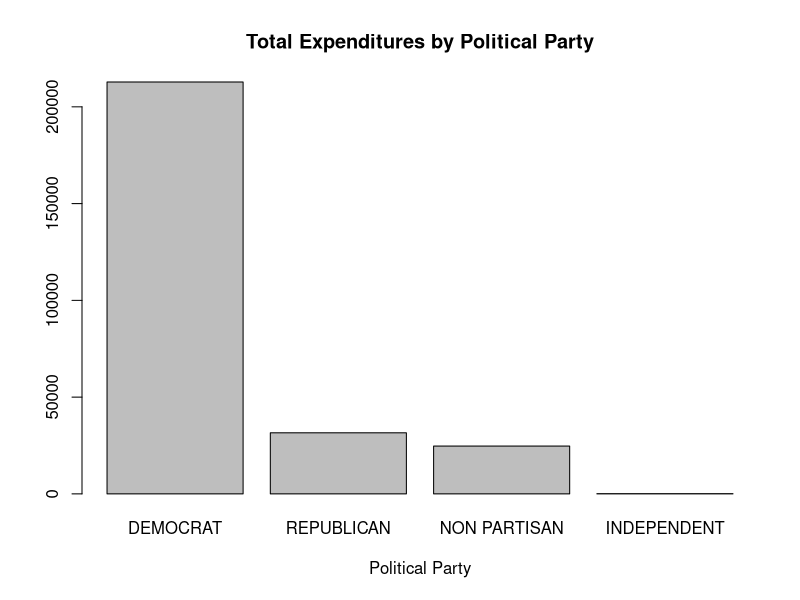
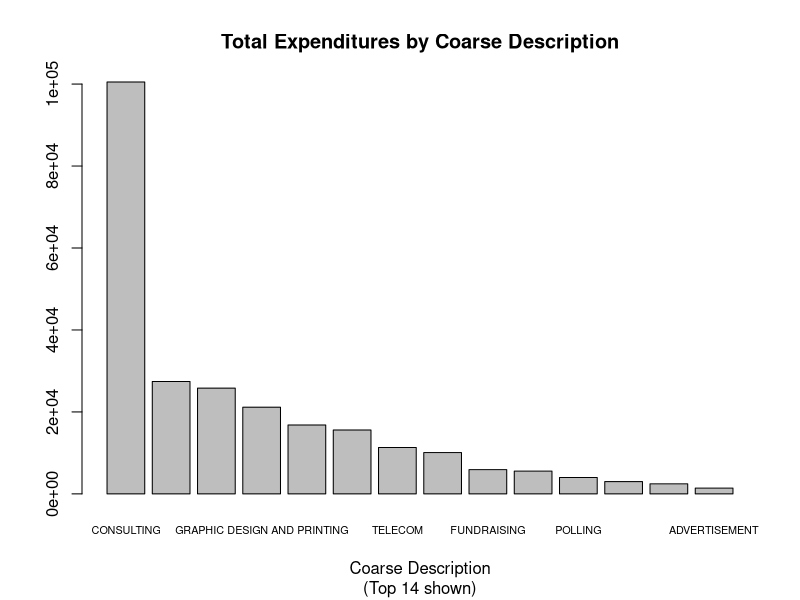
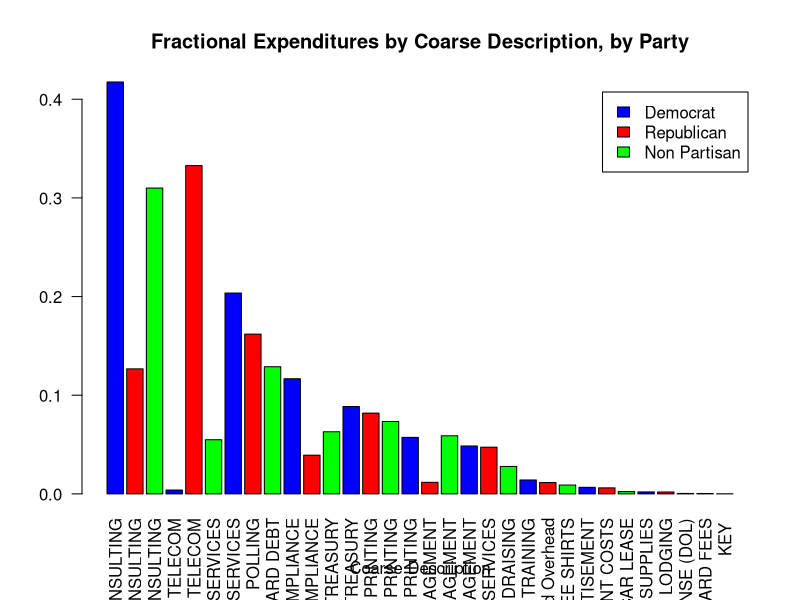
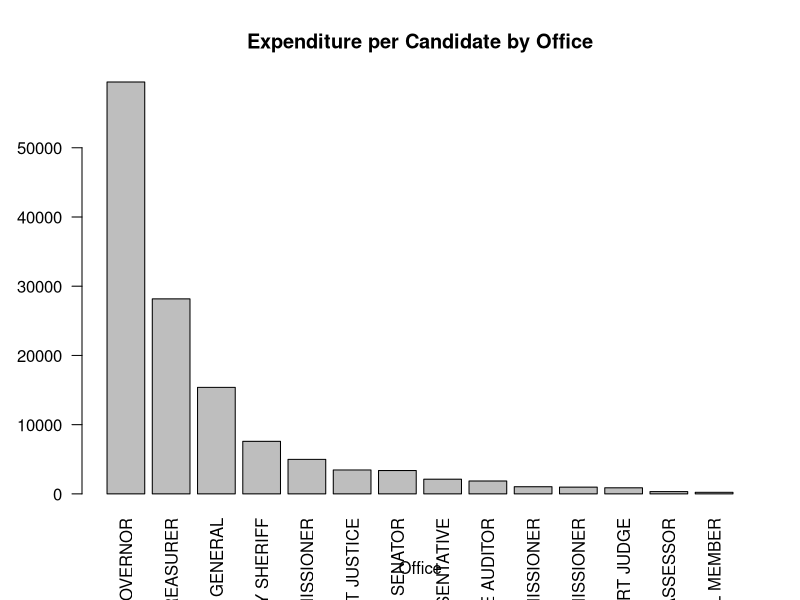

R code for these plots, in order:
## ---- chunk 1
knitr::opts_chunk$set(echo = TRUE)
## ---- chunk 2
DebtRaw = read.csv("../dataset/CandidateDebtDummy.csv", na.strings='#N/A')

# Split off left table
DebtLeft = DebtRaw[, seq(9)]

# Split off right table
DebtRight = DebtRaw[, seq(10, ncol(DebtRaw))]

# Rename DUMMY to office
colnames(DebtRight)[0] <- 'office'

# Keep cases with at least one non-NA entry
DebtRightValid <- DebtRight[rowSums(!is.na(DebtRight)) > 0,]

# Drop duplicates
Debt <- unique(DebtRightValid)
## ---- chunk 3

# sum amount by party
amountbyparty <-aggregate(Debt['amount'], by=list(party=Debt$party), FUN=sum)

#format method, which is necessary for formating in a data.frame   
format.money  <- function(x, ...) {
  paste0("$", formatC(as.numeric(x), format="f", digits=2, big.mark=","))
}
class(amountbyparty$amount) <- c("money",class(amountbyparty$amount))


# sort the list descending, create pareto
amountbyparty <- amountbyparty[order(amountbyparty$amount, decreasing=TRUE),]

# bar plot tutorial https://www.statmethods.net/graphs/bar.html
barplot(amountbyparty$amount, main="Total Expenditures by Political Party", 
  	xlab="Political Party",
  	names.arg=amountbyparty$party,
  	cex.names=1)

# Move on to by pareto subgroup, normalized into percent.

# Maybe I should make a function for bar charts, since I will be making many of them.



## ---- chunk 4
desc_to_coarsedesc = read.csv("../dataset/description_to_coarsedescription.csv", na.strings='#N/A')
# we need to merge coarsedescription into Debt by description
Debt2=merge(Debt,desc_to_coarsedesc[c('description','coarsedescription')])

# Put 0 for position when there is no value
Debt2$position[is.na(Debt2$position)] <- 0
Debt2$legislativedistrict[is.na(Debt2$legislativedistrict)] <- 0

# sum amount by coarsedescription
amountbycoarsedesc <-aggregate(Debt2['amount'], by=list(coarsedescription=Debt2$coarsedescription), FUN=sum)

#format method, which is necessary for formating in a data.frame   
format.money  <- function(x, ...) {
  paste0("$", formatC(as.numeric(x), format="f", digits=2, big.mark=","))
}
class(amountbycoarsedesc$amount) <- c("money",class(amountbycoarsedesc$amount))


# sort the list descending, create pareto
amountbycoarsedesc <- amountbycoarsedesc[order(amountbycoarsedesc$amount, decreasing=TRUE),]
#print(amountbycoarsedesc)

nbars=14
topn=amountbycoarsedesc[1:nbars,]
?barplot
# bar plot tutorial https://www.statmethods.net/graphs/bar.html
barplot(topn$amount, main="Total Expenditures by Coarse Description",
        sub=paste(c("(Top", nbars, "shown)"), collapse = " "),
  	xlab="Coarse Description",
  	names.arg=topn$coarsedescription,
  	cex.names=0.65)

# Move on to by pareto subgroup, normalized into percent.

# Maybe I should make a function for bar charts, since I will be making many of them.



## ---- chunk 5

# Rename "subject" column to "N"
names(amountbyparty)[names(amountbyparty)=="amount"] <- "totalamountbyparty"

#rollup debt2 by coarsedesc and party
expense_by_coarsedesc_by_party <-aggregate(Debt2['amount'],                                         by=list(coarsedescription=Debt2$coarsedescription, party=Debt2$party), FUN=sum)


#merge totalamount into expense_by_coarsedesc_by_party
frac_by_coarsedesc_by_party <- merge(expense_by_coarsedesc_by_party,amountbyparty)
# compute fraction
frac_by_coarsedesc_by_party$fractionofpartytotal <- frac_by_coarsedesc_by_party$amount / frac_by_coarsedesc_by_party$totalamountbyparty

# drop independents
frac_by_coarsedesc_by_party <- frac_by_coarsedesc_by_party[frac_by_coarsedesc_by_party$party != "INDEPENDENT", ]

# get max frac by coarsedescription (across parties)
maxfrac_by_coarsedesc <-aggregate(frac_by_coarsedesc_by_party['fractionofpartytotal'],
                                           by=list(coarsedescription=frac_by_coarsedesc_by_party$coarsedescription), FUN=max)

# Rename "fractionofpartytotal" column to "maxfracofpartytotal"
names(maxfrac_by_coarsedesc)[names(maxfrac_by_coarsedesc)=="fractionofpartytotal"] <- "maxfracofpartytotal"

#merge maxfrac into frac_by_coarsedesc_by_party
frac_by_coarsedesc_by_party2=merge(frac_by_coarsedesc_by_party,maxfrac_by_coarsedesc)


# assign part number to put nonpartisan last
frac_by_coarsedesc_by_party2$partynumber<-ifelse(frac_by_coarsedesc_by_party2$party=="DEMOCRAT",1,
		ifelse(frac_by_coarsedesc_by_party2$party=="REPUBLICAN",2,3
		))

#Now, sort the df by maxfracofpartytotal desc, then by partynumber
frac_by_coarsedesc_by_party2 <- frac_by_coarsedesc_by_party2[order(-frac_by_coarsedesc_by_party2$maxfracofpartytotal,
                                                                   frac_by_coarsedesc_by_party2$partynumber),]

# Now we can finally make a grouped pareto!
frac_by_coarsedesc_by_party2$barlabels <- ""
frac_by_coarsedesc_by_party2$barlabels <- frac_by_coarsedesc_by_party2$barlabels <-

  
# Trick Make labels which are non blank only when row mod 3 =2
x<-1:nrow(frac_by_coarsedesc_by_party2)
y <- x%%3==2

cd=frac_by_coarsedesc_by_party2$coarsedescription
frac_by_coarsedesc_by_party2$barlabels <- with(frac_by_coarsedesc_by_party2, ifelse(y,cd,"" ) )

cd <- frac_by_coarsedesc_by_party2$coarsedescription
frac_by_coarsedesc_by_party2$barlabels <- ifelse(y,frac_by_coarsedesc_by_party2$coarsedescription,"" )


# now make a sidebyside bar chart
barplot(frac_by_coarsedesc_by_party2$fractionofpartytotal, main="Fractional Expenditures by Coarse Description, by Party",
        xlab="Coarse Description", col=c("blue","red","green"),
        legend = c("Democrat","Republican","Non Partisan"), beside=TRUE, names.arg=frac_by_coarsedesc_by_party2$coarsedescription, las=2)

## ---- chunk 6
# get sum of amount by DUMMY
#sumbyoffice <- aggregate(Debt2['amount'],
#by=list(office=Debt2$DUMMY), FUN=sum)

# get sum(amount) and n rows by unique value of DUMMY, legislativedistrict, position, and party,
# and jurisdictiontype (in case I summarize by that later).
sumbycand <- aggregate(Debt2['amount'],
by=list(office=Debt2$DUMMY, legislativedistrict=Debt2$legislativedistrict, position=Debt2$position, party=Debt2$party, jurisdictiontype=Debt2$jurisdictiontype), FUN=sum)


# now sum the amounts in sumbycand and count rows by office
sumbyoffice <- aggregate(sumbycand['amount'], by=list(office=sumbycand$office), FUN=sum)
countbyoffice <- aggregate(sumbycand['position'], by=list(office=sumbycand$office), FUN=length)

# Rename cols
names(sumbyoffice)[names(sumbyoffice)=="amount"] <- "totalamount"
names(countbyoffice)[names(countbyoffice)=="position"] <- "ncandidates"

# merge the sum and count data
amountperjob <- merge(sumbyoffice,countbyoffice)
amountperjob$mean_amount <- amountperjob$totalamount / amountperjob$ncandidates

# sort by mean_amount desc
# sort the list descending, create pareto
amountperjob <- amountperjob[order(amountperjob$mean_amount, decreasing=TRUE),]

# bar plot tutorial https://www.statmethods.net/graphs/bar.html
barplot(amountperjob$mean_amount, main="Expenditure per Candidate by Office", 
  	xlab="Office",
  	names.arg=amountperjob$office,
  	cex.names=1, las=2)
